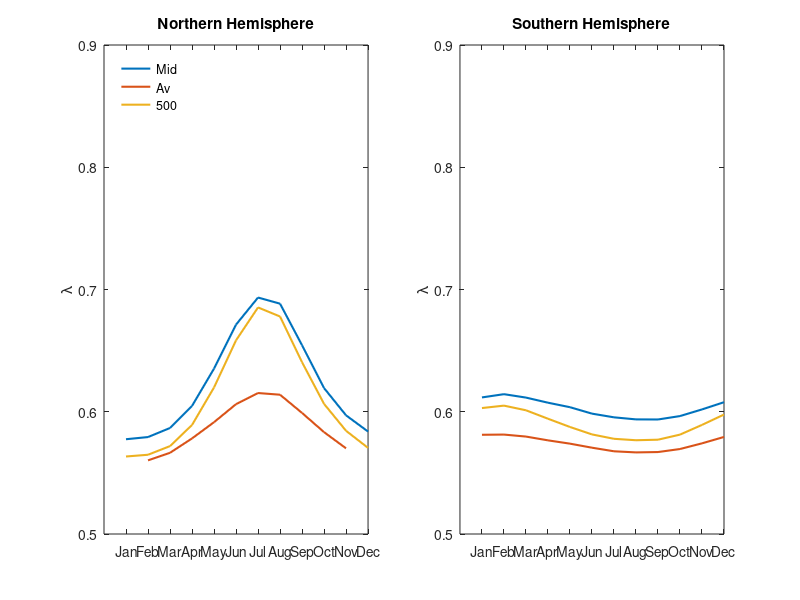
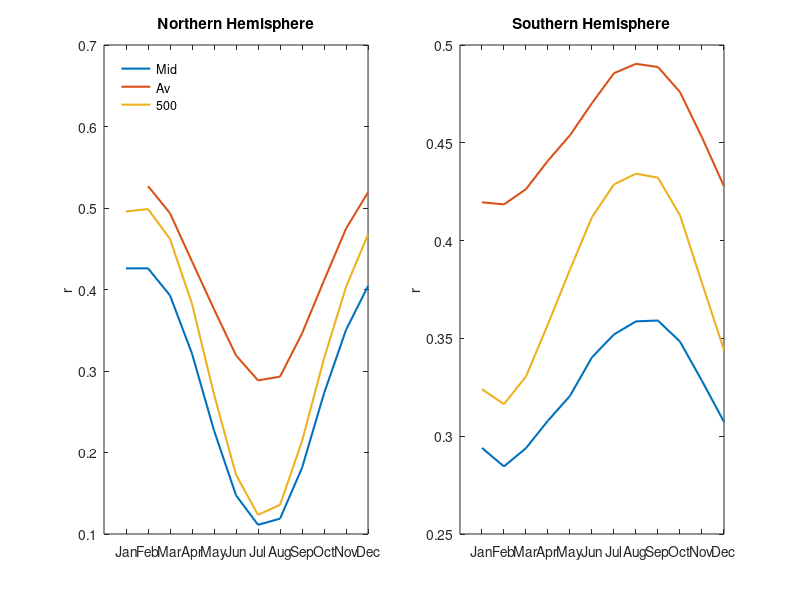
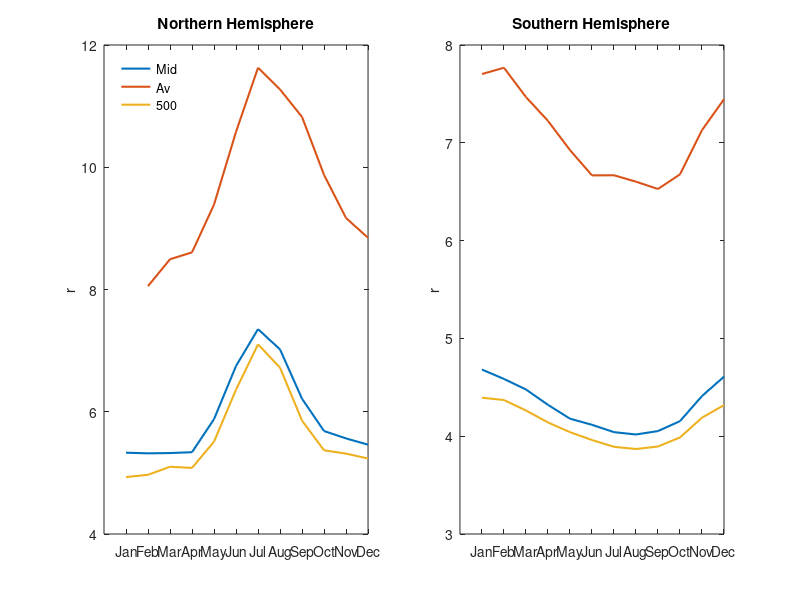

The MATLAB script that drew these images, in order:
% Compare different theoretical predictions for values taken at 500hPa,mid,
% or average

close all; clear;

load('data_theory/theory_NH_complete2');
load('data_theory/theory_SH_complete2');

hfig = figure(1);
pos = get(hfig,'position');
set(hfig,'position',pos.*[.5 1 2 1])

subplot(1,2,1)

plot(lambda_NH_theory_mid,'Linewidth',1.5); hold on
plot(lambda_NH_theory_av,'Linewidth',1.5); hold on;
plot(lambda_NH_theory_500,'Linewidth',1.5); hold on;
ylabel('\lambda'); ylim([0.5 0.9]) 
set(gca,'xtick',1:12,...
 'xticklabel',{'Jan','Feb','Mar','Apr','May','Jun','Jul','Aug','Sep','Oct','Nov','Dec'})
set(gca,'Fontsize',10)
legend('Mid','Av','500','Location','Northwest'); legend boxoff
title(['Northern Hemisphere'])

subplot(1,2,2)

plot(lambda_SH_theory_mid,'Linewidth',1.5); hold on
plot(lambda_SH_theory_av,'Linewidth',1.5); hold on;
plot(lambda_SH_theory_500,'Linewidth',1.5); hold on;
ylabel('\lambda'); ylim([0.5 0.9])
set(gca,'xtick',1:12,...
 'xticklabel',{'Jan','Feb','Mar','Apr','May','Jun','Jul','Aug','Sep','Oct','Nov','Dec'})
set(gca,'Fontsize',10)
%legend('NCEP2(x)','NCEP2(xt)','ERAI(x)','ERAI(xt)','ERA5(x)','ERA5(xt)','Turb','Modal','ZG','PG','Location','Northeast'); legend boxoff
title(['Southern Hemisphere'])

hfig = figure(2);
pos = get(hfig,'position');
set(hfig,'position',pos.*[.5 1 2 1])

subplot(1,2,1)

plot(r_mid_NH,'Linewidth',1.5); hold on
plot(r_av_NH,'Linewidth',1.5); hold on;
plot(r_500_NH,'Linewidth',1.5); hold on;
ylabel('r'); 
set(gca,'xtick',1:12,...
 'xticklabel',{'Jan','Feb','Mar','Apr','May','Jun','Jul','Aug','Sep','Oct','Nov','Dec'})
set(gca,'Fontsize',10)
legend('Mid','Av','500','Location','Northwest'); legend boxoff
title(['Northern Hemisphere'])

subplot(1,2,2)

plot(r_mid_SH,'Linewidth',1.5); hold on
plot(r_av_SH,'Linewidth',1.5); hold on;
plot(r_500_SH,'Linewidth',1.5); hold on;
ylabel('r'); 
set(gca,'xtick',1:12,...
 'xticklabel',{'Jan','Feb','Mar','Apr','May','Jun','Jul','Aug','Sep','Oct','Nov','Dec'})
set(gca,'Fontsize',10)
%legend('NCEP2(x)','NCEP2(xt)','ERAI(x)','ERAI(xt)','ERA5(x)','ERA5(xt)','Turb','Modal','ZG','PG','Location','Northeast'); legend boxoff
title(['Southern Hemisphere'])

hfig = figure(3);
pos = get(hfig,'position');
set(hfig,'position',pos.*[.5 1 2 1])

subplot(1,2,1)

plot(k_NH_mid.*L_mid_NH,'Linewidth',1.5); hold on
plot(k_NH_av.*L_av_NH','Linewidth',1.5); hold on;
plot(k_NH_500.*L_500_NH,'Linewidth',1.5); hold on;
ylabel('r'); 
set(gca,'xtick',1:12,...
 'xticklabel',{'Jan','Feb','Mar','Apr','May','Jun','Jul','Aug','Sep','Oct','Nov','Dec'})
set(gca,'Fontsize',10)
legend('Mid','Av','500','Location','Northwest'); legend boxoff
title(['Northern Hemisphere'])

subplot(1,2,2)

plot(-k_SH_mid.*L_mid_SH,'Linewidth',1.5); hold on
plot(-k_SH_av.*L_av_SH,'Linewidth',1.5); hold on;
plot(-k_SH_500.*L_500_SH,'Linewidth',1.5); hold on;
ylabel('r'); 
set(gca,'xtick',1:12,...
 'xticklabel',{'Jan','Feb','Mar','Apr','May','Jun','Jul','Aug','Sep','Oct','Nov','Dec'})
set(gca,'Fontsize',10)
%legend('NCEP2(x)','NCEP2(xt)','ERAI(x)','ERAI(xt)','ERA5(x)','ERA5(xt)','Turb','Modal','ZG','PG','Location','Northeast'); legend boxoff
title(['Southern Hemisphere'])

